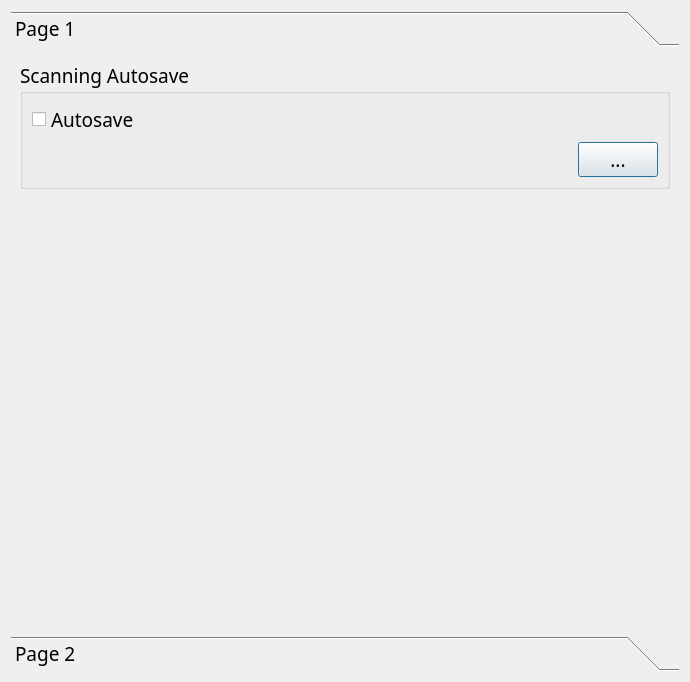
<?xml version="1.0" encoding="UTF-8"?>
<ui version="4.0">
 <class>Dialog</class>
 <widget class="QDialog" name="Dialog">
  <property name="geometry">
   <rect>
    <x>0</x>
    <y>0</y>
    <width>690</width>
    <height>682</height>
   </rect>
  </property>
  <property name="windowTitle">
   <string>Dialog</string>
  </property>
  <layout class="QVBoxLayout" name="verticalLayout">
   <item>
    <widget class="QToolBox" name="toolBox">
     <property name="font">
      <font>
       <family>Bahnschrift</family>
       <pointsize>14</pointsize>
      </font>
     </property>
     <property name="currentIndex">
      <number>0</number>
     </property>
     <widget class="QWidget" name="page">
      <property name="geometry">
       <rect>
        <x>0</x>
        <y>0</y>
        <width>672</width>
        <height>590</height>
       </rect>
      </property>
      <attribute name="label">
       <string>Page 1</string>
      </attribute>
      <layout class="QVBoxLayout" name="verticalLayout_2">
       <item>
        <widget class="QGroupBox" name="groupBox">
         <property name="title">
          <string>Scanning Autosave</string>
         </property>
         <layout class="QVBoxLayout" name="verticalLayout_3">
          <item>
           <widget class="QCheckBox" name="checkBox">
            <property name="text">
             <string>Autosave</string>
            </property>
           </widget>
          </item>
          <item>
           <layout class="QHBoxLayout" name="horizontalLayout_2" stretch="1,0">
            <item>
             <widget class="QLabel" name="data_save_dir_label">
              <property name="text">
               <string>&lt;path&gt;</string>
              </property>
             </widget>
            </item>
            <item>
             <widget class="QPushButton" name="data_save_dir_button">
              <property name="text">
               <string>...</string>
              </property>
             </widget>
            </item>
           </layout>
          </item>
         </layout>
        </widget>
       </item>
       <item>
        <spacer name="verticalSpacer">
         <property name="orientation">
          <enum>Qt::Vertical</enum>
         </property>
         <property name="sizeHint" stdset="0">
          <size>
           <width>20</width>
           <height>40</height>
          </size>
         </property>
        </spacer>
       </item>
      </layout>
     </widget>
     <widget class="QWidget" name="page_2">
      <property name="geometry">
       <rect>
        <x>0</x>
        <y>0</y>
        <width>672</width>
        <height>590</height>
       </rect>
      </property>
      <attribute name="label">
       <string>Page 2</string>
      </attribute>
     </widget>
    </widget>
   </item>
  </layout>
 </widget>
 <resources/>
 <connections/>
</ui>
